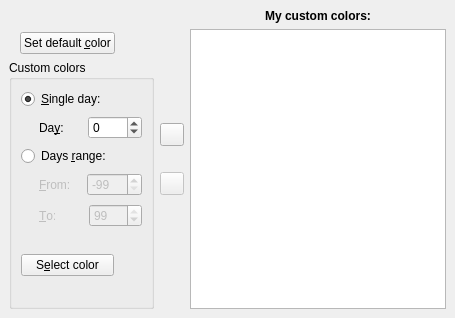
         <widget class="QWidget" name="tabColors" >
          <attribute name="title" >
           <string>Co&amp;lors</string>
          </attribute>
          <layout class="QGridLayout" >
           <property name="leftMargin" >
            <number>9</number>
           </property>
           <property name="topMargin" >
            <number>9</number>
           </property>
           <property name="rightMargin" >
            <number>9</number>
           </property>
           <property name="bottomMargin" >
            <number>9</number>
           </property>
           <property name="horizontalSpacing" >
            <number>6</number>
           </property>
           <property name="verticalSpacing" >
            <number>6</number>
           </property>
           <item row="2" column="0" >
            <widget class="QGroupBox" name="grpbxCol" >
             <property name="title" >
              <string>Custom colors</string>
             </property>
             <layout class="QGridLayout" >
              <property name="leftMargin" >
               <number>9</number>
              </property>
              <property name="topMargin" >
               <number>9</number>
              </property>
              <property name="rightMargin" >
               <number>9</number>
              </property>
              <property name="bottomMargin" >
               <number>9</number>
              </property>
              <property name="horizontalSpacing" >
               <number>6</number>
              </property>
              <property name="verticalSpacing" >
               <number>6</number>
              </property>
              <item row="0" column="0" >
               <widget class="QRadioButton" name="radioSingleDay" >
                <property name="text" >
                 <string>&amp;Single day:</string>
                </property>
                <property name="checked" >
                 <bool>true</bool>
                </property>
               </widget>
              </item>
              <item row="1" column="0" >
               <layout class="QHBoxLayout" >
                <property name="spacing" >
                 <number>6</number>
                </property>
                <property name="leftMargin" >
                 <number>0</number>
                </property>
                <property name="topMargin" >
                 <number>0</number>
                </property>
                <property name="rightMargin" >
                 <number>0</number>
                </property>
                <property name="bottomMargin" >
                 <number>0</number>
                </property>
                <item>
                 <spacer>
                  <property name="orientation" >
                   <enum>Qt::Horizontal</enum>
                  </property>
                  <property name="sizeType" >
                   <enum>QSizePolicy::Fixed</enum>
                  </property>
                  <property name="sizeHint" >
                   <size>
                    <width>18</width>
                    <height>25</height>
                   </size>
                  </property>
                 </spacer>
                </item>
                <item>
                 <widget class="QLabel" name="lblColorsDay" >
                  <property name="text" >
                   <string>Da&amp;y:</string>
                  </property>
                  <property name="buddy" >
                   <cstring>spinColorsSingleDay</cstring>
                  </property>
                 </widget>
                </item>
                <item>
                 <spacer>
                  <property name="orientation" >
                   <enum>Qt::Horizontal</enum>
                  </property>
                  <property name="sizeType" >
                   <enum>QSizePolicy::Fixed</enum>
                  </property>
                  <property name="sizeHint" >
                   <size>
                    <width>18</width>
                    <height>20</height>
                   </size>
                  </property>
                 </spacer>
                </item>
                <item>
                 <widget class="QSpinBox" name="spinColorsSingleDay" >
                  <property name="sizePolicy" >
                   <sizepolicy vsizetype="Fixed" hsizetype="Expanding" >
                    <horstretch>0</horstretch>
                    <verstretch>0</verstretch>
                   </sizepolicy>
                  </property>
                  <property name="minimum" >
                   <number>-99</number>
                  </property>
                 </widget>
                </item>
               </layout>
              </item>
              <item row="2" column="0" >
               <widget class="QRadioButton" name="radioDayRange" >
                <property name="text" >
                 <string>Days &amp;range:</string>
                </property>
               </widget>
              </item>
              <item row="3" column="0" >
               <layout class="QHBoxLayout" >
                <property name="spacing" >
                 <number>6</number>
                </property>
                <property name="leftMargin" >
                 <number>0</number>
                </property>
                <property name="topMargin" >
                 <number>0</number>
                </property>
                <property name="rightMargin" >
                 <number>0</number>
                </property>
                <property name="bottomMargin" >
                 <number>0</number>
                </property>
                <item>
                 <spacer>
                  <property name="orientation" >
                   <enum>Qt::Horizontal</enum>
                  </property>
                  <property name="sizeType" >
                   <enum>QSizePolicy::Fixed</enum>
                  </property>
                  <property name="sizeHint" >
                   <size>
                    <width>18</width>
                    <height>25</height>
                   </size>
                  </property>
                 </spacer>
                </item>
                <item>
                 <widget class="QLabel" name="lblColorsFrom" >
                  <property name="enabled" >
                   <bool>false</bool>
                  </property>
                  <property name="text" >
                   <string>&amp;From:</string>
                  </property>
                  <property name="buddy" >
                   <cstring>spinColorsFrom</cstring>
                  </property>
                 </widget>
                </item>
                <item>
                 <spacer>
                  <property name="orientation" >
                   <enum>Qt::Horizontal</enum>
                  </property>
                  <property name="sizeType" >
                   <enum>QSizePolicy::Fixed</enum>
                  </property>
                  <property name="sizeHint" >
                   <size>
                    <width>10</width>
                    <height>20</height>
                   </size>
                  </property>
                 </spacer>
                </item>
                <item>
                 <widget class="QSpinBox" name="spinColorsFrom" >
                  <property name="enabled" >
                   <bool>false</bool>
                  </property>
                  <property name="sizePolicy" >
                   <sizepolicy vsizetype="Fixed" hsizetype="Expanding" >
                    <horstretch>0</horstretch>
                    <verstretch>0</verstretch>
                   </sizepolicy>
                  </property>
                  <property name="minimum" >
                   <number>-99</number>
                  </property>
                  <property name="maximum" >
                   <number>98</number>
                  </property>
                  <property name="value" >
                   <number>-99</number>
                  </property>
                 </widget>
                </item>
               </layout>
              </item>
              <item row="4" column="0" >
               <layout class="QHBoxLayout" >
                <property name="spacing" >
                 <number>6</number>
                </property>
                <property name="leftMargin" >
                 <number>0</number>
                </property>
                <property name="topMargin" >
                 <number>0</number>
                </property>
                <property name="rightMargin" >
                 <number>0</number>
                </property>
                <property name="bottomMargin" >
                 <number>0</number>
                </property>
                <item>
                 <spacer>
                  <property name="orientation" >
                   <enum>Qt::Horizontal</enum>
                  </property>
                  <property name="sizeType" >
                   <enum>QSizePolicy::Fixed</enum>
                  </property>
                  <property name="sizeHint" >
                   <size>
                    <width>18</width>
                    <height>25</height>
                   </size>
                  </property>
                 </spacer>
                </item>
                <item>
                 <widget class="QLabel" name="lblColorsTo" >
                  <property name="enabled" >
                   <bool>false</bool>
                  </property>
                  <property name="text" >
                   <string>&amp;To:</string>
                  </property>
                  <property name="buddy" >
                   <cstring>spinColorsTo</cstring>
                  </property>
                 </widget>
                </item>
                <item>
                 <spacer>
                  <property name="orientation" >
                   <enum>Qt::Horizontal</enum>
                  </property>
                  <property name="sizeType" >
                   <enum>QSizePolicy::Fixed</enum>
                  </property>
                  <property name="sizeHint" >
                   <size>
                    <width>28</width>
                    <height>20</height>
                   </size>
                  </property>
                 </spacer>
                </item>
                <item>
                 <widget class="QSpinBox" name="spinColorsTo" >
                  <property name="enabled" >
                   <bool>false</bool>
                  </property>
                  <property name="sizePolicy" >
                   <sizepolicy vsizetype="Fixed" hsizetype="Expanding" >
                    <horstretch>0</horstretch>
                    <verstretch>0</verstretch>
                   </sizepolicy>
                  </property>
                  <property name="minimum" >
                   <number>-98</number>
                  </property>
                  <property name="value" >
                   <number>99</number>
                  </property>
                 </widget>
                </item>
               </layout>
              </item>
              <item row="5" column="0" >
               <spacer>
                <property name="orientation" >
                 <enum>Qt::Vertical</enum>
                </property>
                <property name="sizeType" >
                 <enum>QSizePolicy::Fixed</enum>
                </property>
                <property name="sizeHint" >
                 <size>
                  <width>20</width>
                  <height>20</height>
                 </size>
                </property>
               </spacer>
              </item>
              <item row="6" column="0" >
               <layout class="QHBoxLayout" >
                <property name="spacing" >
                 <number>6</number>
                </property>
                <property name="leftMargin" >
                 <number>0</number>
                </property>
                <property name="topMargin" >
                 <number>0</number>
                </property>
                <property name="rightMargin" >
                 <number>0</number>
                </property>
                <property name="bottomMargin" >
                 <number>0</number>
                </property>
                <item>
                 <widget class="QPushButton" name="btnSelectColor" >
                  <property name="sizePolicy" >
                   <sizepolicy vsizetype="Fixed" hsizetype="MinimumExpanding" >
                    <horstretch>0</horstretch>
                    <verstretch>0</verstretch>
                   </sizepolicy>
                  </property>
                  <property name="text" >
                   <string>S&amp;elect color</string>
                  </property>
                 </widget>
                </item>
                <item>
                 <spacer>
                  <property name="orientation" >
                   <enum>Qt::Horizontal</enum>
                  </property>
                  <property name="sizeType" >
                   <enum>QSizePolicy::Fixed</enum>
                  </property>
                  <property name="sizeHint" >
                   <size>
                    <width>15</width>
                    <height>20</height>
                   </size>
                  </property>
                 </spacer>
                </item>
                <item>
                 <widget class="QLabel" name="lblSelectColor" >
                  <property name="sizePolicy" >
                   <sizepolicy vsizetype="Fixed" hsizetype="Fixed" >
                    <horstretch>48</horstretch>
                    <verstretch>48</verstretch>
                   </sizepolicy>
                  </property>
                  <property name="text" >
                   <string/>
                  </property>
                  <property name="pixmap" >
                   <pixmap resource="NextShowsConfig.qrc" >:/images/misc/images/blank_36x36.png</pixmap>
                  </property>
                 </widget>
                </item>
               </layout>
              </item>
              <item row="7" column="0" >
               <spacer>
                <property name="orientation" >
                 <enum>Qt::Vertical</enum>
                </property>
                <property name="sizeHint" >
                 <size>
                  <width>20</width>
                  <height>21</height>
                 </size>
                </property>
               </spacer>
              </item>
             </layout>
            </widget>
           </item>
           <item row="1" column="0" >
            <layout class="QHBoxLayout" >
             <property name="spacing" >
              <number>6</number>
             </property>
             <property name="leftMargin" >
              <number>0</number>
             </property>
             <property name="topMargin" >
              <number>0</number>
             </property>
             <property name="rightMargin" >
              <number>0</number>
             </property>
             <property name="bottomMargin" >
              <number>0</number>
             </property>
             <item>
              <spacer>
               <property name="orientation" >
                <enum>Qt::Horizontal</enum>
               </property>
               <property name="sizeType" >
                <enum>QSizePolicy::Fixed</enum>
               </property>
               <property name="sizeHint" >
                <size>
                 <width>11</width>
                 <height>20</height>
                </size>
               </property>
              </spacer>
             </item>
             <item>
              <widget class="QPushButton" name="btnSetDefaultColor" >
               <property name="sizePolicy" >
                <sizepolicy vsizetype="Fixed" hsizetype="MinimumExpanding" >
                 <horstretch>0</horstretch>
                 <verstretch>0</verstretch>
                </sizepolicy>
               </property>
               <property name="text" >
                <string>Set default &amp;color</string>
               </property>
              </widget>
             </item>
             <item>
              <spacer>
               <property name="orientation" >
                <enum>Qt::Horizontal</enum>
               </property>
               <property name="sizeType" >
                <enum>QSizePolicy::Fixed</enum>
               </property>
               <property name="sizeHint" >
                <size>
                 <width>15</width>
                 <height>20</height>
                </size>
               </property>
              </spacer>
             </item>
             <item>
              <widget class="QLabel" name="lblDefaultColor" >
               <property name="text" >
                <string/>
               </property>
               <property name="pixmap" >
                <pixmap resource="NextShowsConfig.qrc" >:/images/misc/images/blank_36x36.png</pixmap>
               </property>
              </widget>
             </item>
             <item>
              <spacer>
               <property name="orientation" >
                <enum>Qt::Horizontal</enum>
               </property>
               <property name="sizeType" >
                <enum>QSizePolicy::Fixed</enum>
               </property>
               <property name="sizeHint" >
                <size>
                 <width>11</width>
                 <height>20</height>
                </size>
               </property>
              </spacer>
             </item>
            </layout>
           </item>
           <item row="0" column="0" >
            <spacer>
             <property name="orientation" >
              <enum>Qt::Vertical</enum>
             </property>
             <property name="sizeType" >
              <enum>QSizePolicy::Fixed</enum>
             </property>
             <property name="sizeHint" >
              <size>
               <width>20</width>
               <height>17</height>
              </size>
             </property>
            </spacer>
           </item>
           <item rowspan="3" row="0" column="1" >
            <layout class="QVBoxLayout" >
             <property name="spacing" >
              <number>6</number>
             </property>
             <property name="leftMargin" >
              <number>0</number>
             </property>
             <property name="topMargin" >
              <number>0</number>
             </property>
             <property name="rightMargin" >
              <number>0</number>
             </property>
             <property name="bottomMargin" >
              <number>0</number>
             </property>
             <item>
              <spacer>
               <property name="orientation" >
                <enum>Qt::Vertical</enum>
               </property>
               <property name="sizeHint" >
                <size>
                 <width>20</width>
                 <height>101</height>
                </size>
               </property>
              </spacer>
             </item>
             <item>
              <widget class="QToolButton" name="btnColorAdd" >
               <property name="enabled" >
                <bool>true</bool>
               </property>
               <property name="toolTip" >
                <string>&lt;html>&lt;head>&lt;meta name="qrichtext" content="1" />&lt;style type="text/css">
p, li { white-space: pre-wrap; }
&lt;/style>&lt;/head>&lt;body style=" font-family:'Sans Serif'; font-size:9pt; font-weight:400; font-style:normal;">
&lt;p style=" margin-top:0px; margin-bottom:0px; margin-left:0px; margin-right:0px; -qt-block-indent:0; text-indent:0px;">Click to add this color to my custom colors list.&lt;/p>&lt;/body>&lt;/html></string>
               </property>
               <property name="icon" >
                <iconset resource="NextShowsConfig.qrc" >:/images/icons/images/icons/rightarrow.png</iconset>
               </property>
              </widget>
             </item>
             <item>
              <spacer>
               <property name="orientation" >
                <enum>Qt::Vertical</enum>
               </property>
               <property name="sizeType" >
                <enum>QSizePolicy::Fixed</enum>
               </property>
               <property name="sizeHint" >
                <size>
                 <width>20</width>
                 <height>20</height>
                </size>
               </property>
              </spacer>
             </item>
             <item>
              <widget class="ToolButton" name="btnColorRemove" >
               <property name="enabled" >
                <bool>false</bool>
               </property>
               <property name="toolTip" >
                <string>&lt;html>&lt;head>&lt;meta name="qrichtext" content="1" />&lt;style type="text/css">
p, li { white-space: pre-wrap; }
&lt;/style>&lt;/head>&lt;body style=" font-family:'Sans Serif'; font-size:9pt; font-weight:400; font-style:normal;">
&lt;p style=" margin-top:0px; margin-bottom:0px; margin-left:0px; margin-right:0px; -qt-block-indent:0; text-indent:0px;">Click to remove the selected color.&lt;/p>&lt;/body>&lt;/html></string>
               </property>
               <property name="icon" >
                <iconset resource="NextShowsConfig.qrc" >:/images/icons/images/icons/trash.png</iconset>
               </property>
              </widget>
             </item>
             <item>
              <spacer>
               <property name="orientation" >
                <enum>Qt::Vertical</enum>
               </property>
               <property name="sizeHint" >
                <size>
                 <width>20</width>
                 <height>101</height>
                </size>
               </property>
              </spacer>
             </item>
            </layout>
           </item>
           <item rowspan="3" row="0" column="2" >
            <layout class="QVBoxLayout" >
             <property name="spacing" >
              <number>6</number>
             </property>
             <property name="leftMargin" >
              <number>0</number>
             </property>
             <property name="topMargin" >
              <number>0</number>
             </property>
             <property name="rightMargin" >
              <number>0</number>
             </property>
             <property name="bottomMargin" >
              <number>0</number>
             </property>
             <item>
              <widget class="QLabel" name="lblMyCustomColors" >
               <property name="font" >
                <font>
                 <weight>75</weight>
                 <bold>true</bold>
                </font>
               </property>
               <property name="text" >
                <string>My custom colors:</string>
               </property>
               <property name="alignment" >
                <set>Qt::AlignCenter</set>
               </property>
              </widget>
             </item>
             <item>
              <widget class="ListWidget" name="listMyColors" />
             </item>
            </layout>
           </item>
          </layout>
         </widget>
